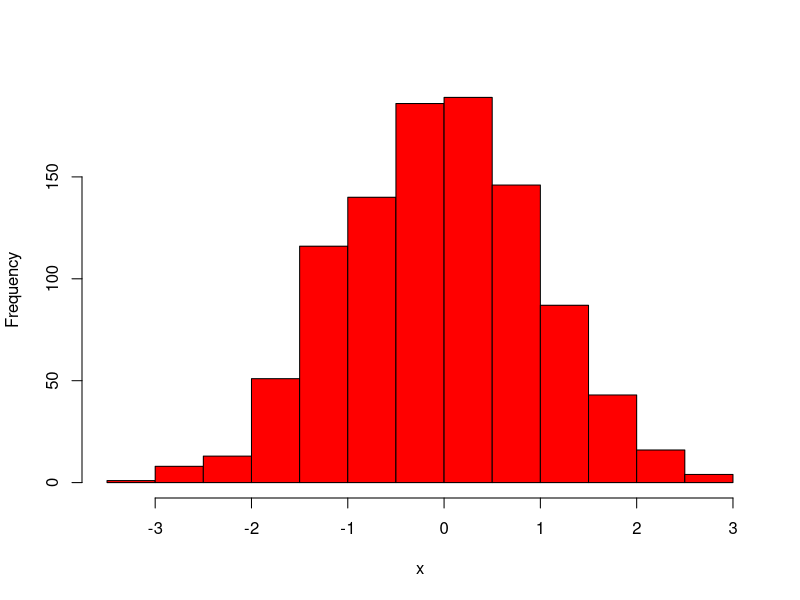

Generate this figure with R:
## ---- chunk 1
knitr::opts_chunk$set(echo = FALSE,warning = FALSE,message = FALSE)
## ---- chunk 2
#| label: fig-NormalDistribution
#| fig-cap: "Random values from a Normal distribution."

xx = rnorm(1000)
hist(xx,col="red",main="",xlab = expression(x))
